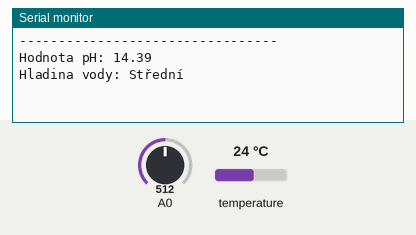
Recording of a sketch running on a simulated ESP8266 (NodeMCU). On the bench: the last lines printed to the serial monitor. The inputs (shaded band) are chosen by the test bench; at power-on: A0 = 512, temperature 24 °C.

Above: at 1.2 s.
1.3 s: A0 set to 490
At 4.4 s:
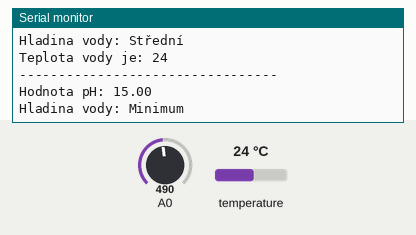
4.8 s: A0 set to 610
At 6.4 s:
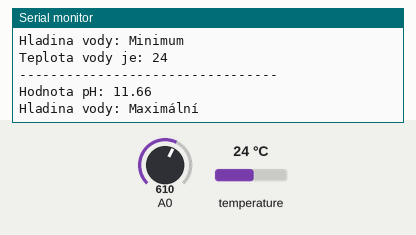
10.0 s: A0 set to 190
At 11.5 s:
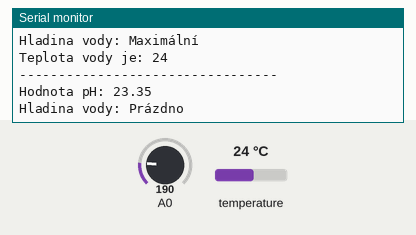
16.6 s: temperature set to 19 °C
At 17.9 s:
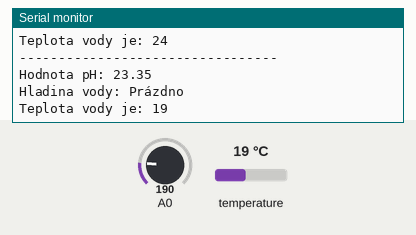
Timing chart, 0 to 19.1 s (numbered marks = the images above; inputs shaded):
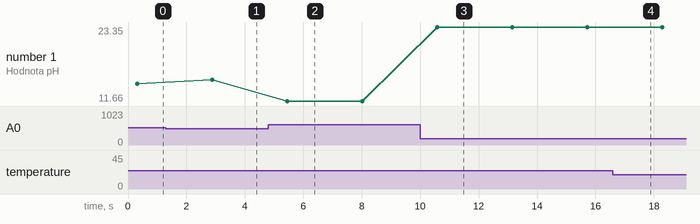

Measured:
- after the input at 1.3 s, the serial monitor: prints a new line after 1.6 s (image 1)
- after the input at 4.8 s, the serial monitor: prints a new line after 0.65 s (image 2)
- after the input at 10.0 s, the serial monitor: prints a new line after 0.58 s (image 3)
- after the input at 16.6 s, the serial monitor: prints a new line after 0.88 s (image 4)
- plotted number 1: 14.39 → 15 after the input at 1.3 s, 15 → 11.66 after the input at 4.8 s, 11.66 → 23.35 after the input at 10.0 s

The sketch:

IoT-MadarVojikova.ino
```cpp
//   pro komunikaci se serverem
#include <ThingerESP8266.h>
#include <ESP8266WiFi.h>

//Knihovny na teploměr
#include <OneWire.h>
#include <DallasTemperature.h>

//Knihovny na pH senzor
#include <Adafruit_GFX.h>
#include <Adafruit_SSD1306.h>

//Komunikace se serverem
#define USERNAME "Robnin"
#define DEVICE_ID "1"
#define DEVICE_CREDENTIAL "ANVbx7k2Yo$r002s"
#define SSID "Internet_Madar"
#define SSID_PASSWORD "********"

int hladina = 14; //Senzor hladiny vody
int docasna = 0;

long aktualniTeplota = 0;

OneWire oneWire(12); //Teplotní senzor
DallasTemperature sensors(&oneWire); //Předávám informace knihovně

//ph
float calibracni_hodnota = 29.34 - 0.7;
int phval = 0;
unsigned long int avgval;
int buffer_arr[10],temp;

float ph_act;

ThingerESP8266 thing(USERNAME, DEVICE_ID, DEVICE_CREDENTIAL);

void setup() {
  Serial.begin(115200);
  thing.add_wifi(SSID, SSID_PASSWORD);
  sensors.begin(); //aktivace senzoru
}

void loop() {


  Serial.println("--------------------------------- "); //Dělící linka

  //------------Měření pH------------
  for(int i=0;i<10;i++)
  {
  buffer_arr[i]=analogRead(A0);
  delay(30);
  }
  for(int i=0;i<9;i++)
  {
  for(int j=i+1;j<10;j++)
  {
  if(buffer_arr[i]>buffer_arr[j])
  {
  temp=buffer_arr[i];
  buffer_arr[i]=buffer_arr[j];
  buffer_arr[j]=temp;
  }
  }
  }
  avgval=0;
  for(int i=2;i<8;i++)
  avgval+=buffer_arr[i];
  float volt=(float)avgval*5.0/1024/6;
  ph_act = -5.70 * volt + calibracni_hodnota;

  Serial.print("Hodnota pH: "); //Vypsání pH
  Serial.println(ph_act); //Getování poslední hodnoty ph_act
  delay(500);

  //-----------hladina vody------------
  docasna = analogRead(hladina);

  if (docasna<=200){ Serial.println("Hladina vody: Prázdno");
  } else if (docasna>100 && docasna<=500){ Serial.println("Hladina vody: Minimum");
  } else if (docasna>500 && docasna<=550){ Serial.println("Hladina vody: Střední");
  } else if (docasna>600){
    Serial.println("Hladina vody: Maximální");
  }
  delay(500);

  //------------teploměr------------
  sensors.requestTemperatures();

  aktualniTeplota = sensors.getTempCByIndex(0);
  Serial.print("Teplota vody je: ");
  Serial.println(aktualniTeplota);
  delay(500);

  //odeslání na server
  thing["data"] >> [](pson& out){
  out["Teplota"] = aktualniTeplota;
  out["Hladina"]= docasna;
  out["PH"]= ph_act;
  };
  thing.handle();
  thing.stream(thing["data"]);
}
```
